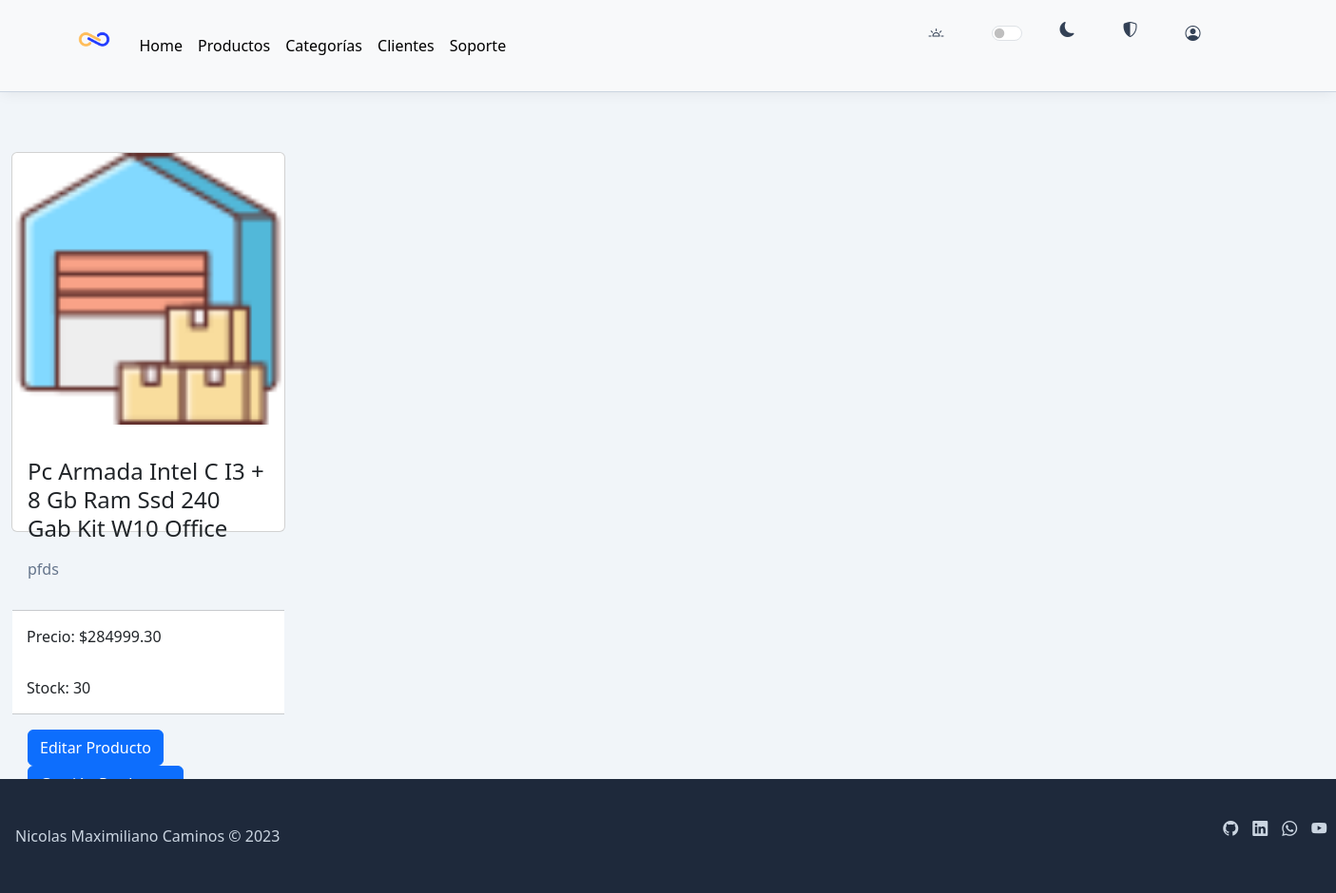
The app's page /producto/21 (signed in) with its own data.
### AppInfinity/models.py (models this page shows)
class Producto(models.Model):
    nombre = models.CharField(max_length=100)
    descripcion = models.TextField()
    categoria = models.ForeignKey(Categoria, on_delete=models.CASCADE)
    precio = models.DecimalField(max_digits=10, decimal_places=2)
    stock = models.PositiveIntegerField()
    imagen = models.ImageField(upload_to='producto_imagenes/', blank=True, null=True)

### AppInfinity/views.py (the view)
# urls.py: path('producto/<int:pk>', ProductoDetalleView.as_view(), name="ProductoDetail"),
class ProductoDetalleView(LoginRequiredMixin, View):
    template_name = 'productodetalle.html'
    def get(self, request, pk):
        producto = Producto.objects.get(pk=pk)
        return render(request, self.template_name, {'producto': producto})

### templates/productodetalle.html
{% extends 'base.html' %}
{% block content %}
  <div class="card" style="width: 18rem;">
    {% if producto.imagen %}
      <img src="{{ producto.imagen.url }}" class="card-img-top" alt="{{ producto.nombre }}">
    {% else %}
      <p>Sin imagen</p>
    {% endif %}
    <div class="card-body">
      <h5 class="card-title">{{ producto.nombre }}</h5>
      <p class="card-text">{{ producto.descripcion }}</p>
    </div>
    <ul class="list-group list-group-flush">
      <li class="list-group-item">Precio: ${{ producto.precio }}</li>
      <li class="list-group-item">Stock: {{ producto.stock }}</li>
    </ul>
    <div class="card-body">
      <a href="{% url 'editar_producto' pk=producto.id %}" class="btn btn-primary">Editar Producto</a>
      <a href="{% url 'producto' %}" class="btn btn-primary">Gestión Productos</a>
    </div>
  </div>
{% endblock %}

### static/css/style.css (style rules this page uses)
:root { color-scheme: light; overflow-y: auto; overflow-x: hidden; }
body { height: 100%; text-rendering: optimizeLegibility; -webkit-font-smoothing: antialiased; -moz-osx-fontt-smoothing: grayscale; -webkit-text-size-adjust: 100%; -webkit-top-highlight-color: transparent; color: var(--infinity-body-text-color, #64748b) !important; line-height: var(--infinity-line-height-base, 1.5); font-weight: var(--infinity-font-weigth-base, 400); background-color: var(--infinity-body-bg-color, #f1f5f9) !important; font-family: var(--infinity-font-primary, ui-sans-serif, system-ui, -apple-system, BlinkMacSystemFont, "Segoe UI", Roboto, "Helvetica Neue", Arial, "Noto Sans", sans-serif, "Apple Color Emoji", "Segoe UI Emoji", "Segoe UI Symbol", "Noto Color Emoji"); transition: 1000ms; }
body img { display: block; max-width: 100%; }
h1, h2, h3, h4, h5, h6 { color: var(--infinity-heading-text-color, #334155); font-weight: 500; line-height: 1.25; font-family: var(--infinity-font-secondary, ui-sans-serif, system-ui, -apple-system, BlinkMacSystemFont, "Segoe UI", Roboto, "Helvetica Neue", Arial, "Noto Sans", sans-serif, "Apple Color Emoji", "Segoe UI Emoji", "Segoe UI Symbol", "Noto Color Emoji"); }
h5 { margin: 18px 0; font-size: 20px; }
p { color: var(--infinity-body-text-color, #64748b); margin: 16px 0; font-weight: 1.5; }
:where(:root) { cursor: default; line-height: 1.5; overflow-wrap: break-word; -moz-tab-size: 4; tab-size: 4; -webkit-tap-highlight-color: transparent; -webkit-text-size-adjust: 100%; }
:where(body) { margin: 0; }
:where(audio, canvas, iframe, img, svg, video) { vertical-align: middle; }
html { scroll-behavior: smooth; }
body .card { position: relative; display: grid; height: 400px; }
body .card { margin-bottom: 20px; }
body .card .card-title { font-size: 1.5rem; margin-bottom: 10px; }
body .card .card-text { margin-bottom: 15px; }
body .card .list-group-item { border: none; padding: 15px; }

### records on screen
Producto: imagen (picture), nombre "Pc Armada Intel C I3 + 8 Gb Ram Ssd 240 Gab Kit W10 Office", descripcion "pfds", precio "284999.30", stock "30"
